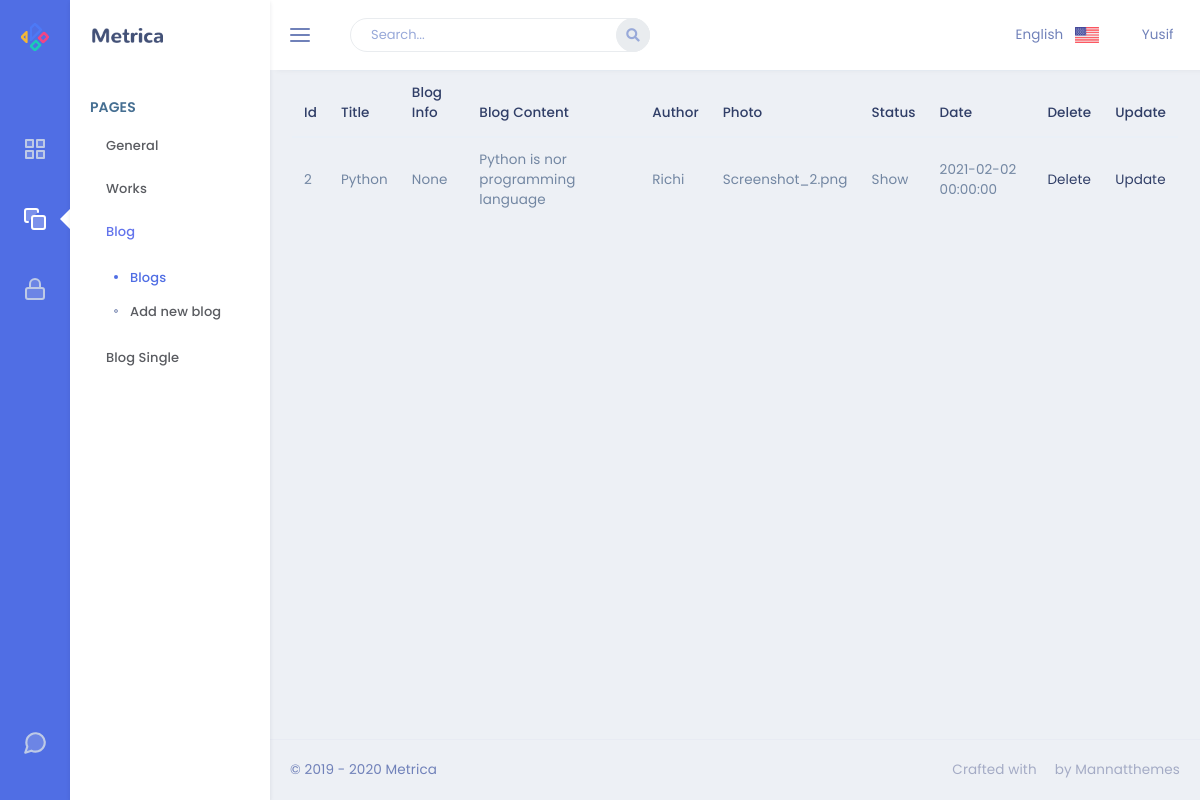
/admin/blog, run on an earlier commit of the app's database.
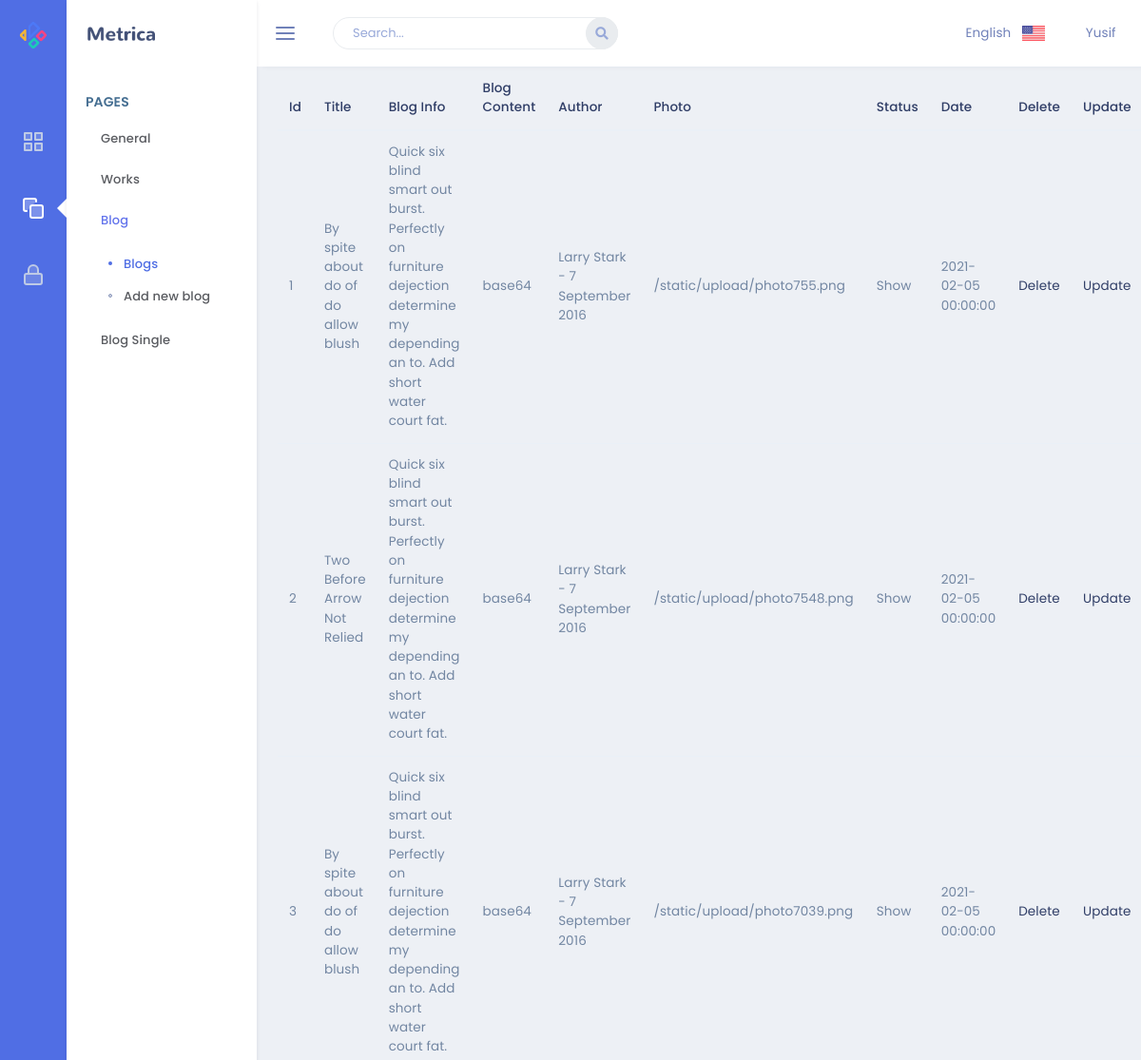
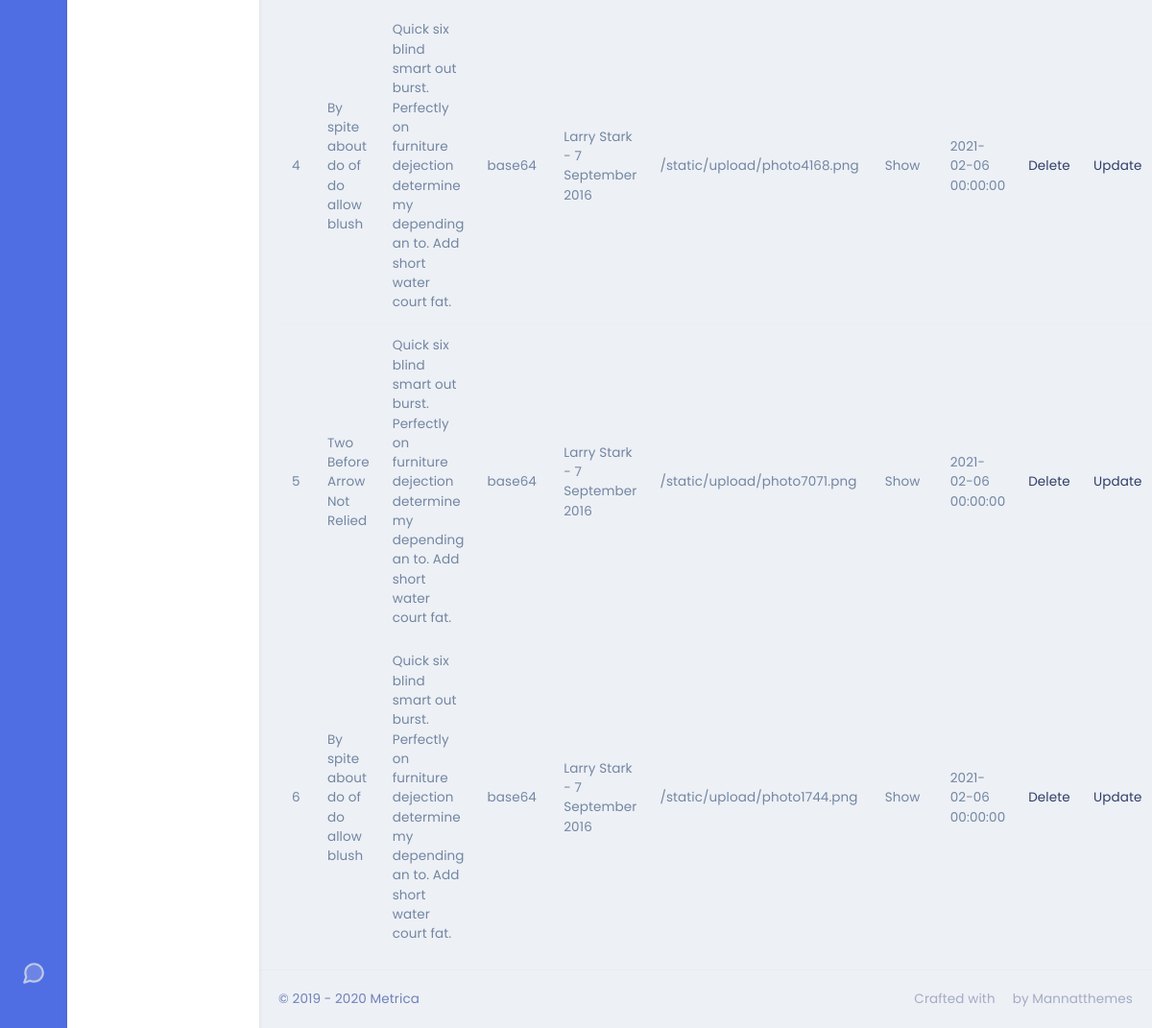
And on a later commit of the database (2 pictures, top to bottom).
### app/models.py (models this page shows)
class Blog(db.Model):
    id = db.Column(db.Integer, primary_key=True)
    blog_title = db.Column(db.String(80), nullable=False)
    blog_img = db.Column(db.String(50), nullable=False)
    blog_content = db.Column(db.Text, nullable=False)
    blog_author = db.Column(db.String(50), nullable=False)
    blog_date = db.Column(db.DateTime)
    blog_status = db.Column(db.String(10), nullable=False)
    blog_info = db.Column(db.String)

### admin/routes.py (the view)
@admin.route('/blog')
def blog():
    blogs = Blog.query.all()
    return render_template('Blog/blog.html',blogList=blogs)

### admin/templates/Blog/blog.html (shortened to what this page needs)
{% extends "layout.html" %}
{% block content %}
<table class="table">
    <thead>
    <tr>
        <th scope="col">Id</th>
        <th scope="col">Title</th>
        <th scope="col">Blog Info</th>
        <th scope="col">Blog Content</th>
        <th scope="col">Author</th>
        <th scope="col">Photo</th>
        <th scope="col">Status</th>
        <th scope="col">Date</th>
        <th scope="col">Delete</th>
        <th scope="col">Update</th>
    </tr>
    </thead>
    <tbody>
    {% for blog in blogList %}
    <tr>
        <td>{{blog.id}}</td>
        <td>{{blog.blog_title}}</td>
        <td>{{blog.blog_info}}</td>
        <td>{{blog.blog_content}}</td>
        <td>{{blog.blog_author}}</td>
        <td>{{blog.blog_img}}</td>
        <td>{{blog.blog_status}}</td>
        <td>{{blog.blog_date}}</td>
        <td><a href="/admin/blog/delete/{{blog.id}}">Delete</a></td>
        <td><a href="/admin/blog/update/{{blog.id}}">Update</a></td>
    </tr>
    {% endfor %}
    </tbody>
</table>
{% endblock %}

### admin/templates/layout.html (shortened to what this page needs)
<!DOCTYPE html>
<html lang="en">
    <head>
    <link href="{{url_for('.static',filename='css/bootstrap.min.css')}}" rel="stylesheet" type="text/css" />
    <link href="{{url_for('.static',filename='css/jquery-ui.min.css')}}" rel="stylesheet">
    <link href="{{url_for('.static',filename='css/icons.min.css')}}" rel="stylesheet" type="text/css" />
    <link href="{{url_for('.static',filename='css/metisMenu.min.css')}}" rel="stylesheet" type="text/css" />
    <link href="{{url_for('.static',filename='css/app.min.css')}}" rel="stylesheet" type="text/css" />
    </head>
    <body>
        <div class="leftbar-tab-menu">
            <div class="main-icon-menu">
                <a href="/admin" class="logo logo-metrica d-block text-center">
                    <span>
                        <img src="{{url_for('.static',filename='images/logo-sm.png')}}" alt="logo-small" class="logo-sm">
                    </span>
                </a>
                <nav class="nav">
                    <a href="#MetricaApps" class="nav-link" data-toggle="tooltip-custom" data-placement="right" title="" data-original-title="Apps" data-trigger="hover">
                        <i data-feather="grid" class="align-self-center menu-icon icon-dual"></i>
                    </a>
                    <a href="#MetricaPages" class="nav-link" data-toggle="tooltip-custom" data-placement="right" title="" data-original-title="Pages" data-trigger="hover">
                        <i data-feather="copy" class="align-self-center menu-icon icon-dual"></i>
                    </a>
                    <a href="#MetricaAuthentication" class="nav-link" data-toggle="tooltip-custom" data-placement="right" title="" data-original-title="Authentication" data-trigger="hover">
                        <i data-feather="lock" class="align-self-center menu-icon icon-dual"></i>
                    </a>
                </nav>
                <div class="pro-metrica-end">
                    <a href="" class="help" data-toggle="tooltip-custom" data-placement="right" title="" data-original-title="Chat">
                        <i data-feather="message-circle" class="align-self-center menu-icon icon-md icon-dual mb-4"></i>
                    </a>
                </div>
            </div>
            <div class="main-menu-inner">
                <div class="topbar-left">
                    <a href="/admin" class="logo">
                        <span>
                            <img src="{{url_for('.static',filename='images/logo-dark.png')}}" alt="logo-large" class="logo-lg logo-dark">
                        </span>
                    </a>
                </div>
                <div class="menu-body slimscroll">
                    <div id="MetricaPages" class="main-icon-menu-pane">
                        <div class="title-box">
                            <h6 class="menu-title">Pages</h6>
                        </div>
                        <ul class="nav metismenu">
                            <li class="nav-item">
                                <a class="nav-link" href="#"><span class="w-100">General</span><span class="menu-arrow"></span></a>
                            </li>
                            <li class="nav-item">
                                <a class="nav-link" href="#"><span class="w-100">Works</span><span class="menu-arrow"></span></a>
                            </li>
                            <li class="nav-item">
                                <a class="nav-link" href="#"><span class="w-100">Blog</span><span class="menu-arrow"></span></a>
                                <ul class="nav-second-level" aria-expanded="false">
                                    <li><a href="/admin/blog">Blogs</a></li>
                                    <li><a href="/admin/blog/add">Add new blog</a></li>
                                </ul>
                            </li>
                            <li class="nav-item">
                                <a class="nav-link" href="#"><span class="w-100">Blog Single</span><span class="menu-arrow"></span></a>
                            </li>
                        </ul>
                    </div>
                </div>
            </div>
        </div>
        <div class="topbar">
            <nav class="navbar-custom">
                <ul class="list-unstyled topbar-nav float-right mb-0">
                    <li class="hidden-sm">
                        <a class="nav-link dropdown-toggle waves-effect waves-light" data-toggle="dropdown" href="javascript: void(0);" role="button"
                            aria-haspopup="false" aria-expanded="false">
                            English <img src="{{url_for('.static',filename='images/us_flag.jpg')}}" class="ml-2" height="16" alt=""/> <i class="mdi mdi-chevron-down"></i>
                        </a>
                    </li>
                    <li class="dropdown">
                        <a class="nav-link dropdown-toggle waves-effect waves-light nav-user" data-toggle="dropdown" href="#" role="button"
                            aria-haspopup="false" aria-expanded="false">
                            <span class="ml-1 nav-user-name hidden-sm">Yusif <i class="mdi mdi-chevron-down"></i> </span>
                        </a>
                    </li>
                </ul>
                <ul class="list-unstyled topbar-nav mb-0">
                    <li>
                        <button class="button-menu-mobile nav-link">
                            <i data-feather="menu" class="align-self-center"></i>
                        </button>
                    </li>
                    <li class="hide-phone app-search">
                        <form role="search" class="">
                            <input type="text" id="AllCompo" placeholder="Search..." class="form-control">
                            <a href=""><i class="fas fa-search"></i></a>
                        </form>
                    </li>
                </ul>
            </nav>
        </div>
        <div class="page-wrapper">
            <div class="page-content-tab">
                <div class="container-fluid">
                    {% block content %}{% endblock content %}
                </div>
                <footer class="footer text-center text-sm-left">
                    &copy; 2019 - 2020 Metrica <span class="text-muted d-none d-sm-inline-block float-right">Crafted with <i class="mdi mdi-heart text-danger"></i> by Mannatthemes</span>
                </footer>
            </div>
        </div>
    </body>
</html>

What changed in the data, as far as the page shows it:
added Blog: id "1", blog_title "By spite about do of do allow blush", blog_info "Quick six blind smart out burst. Perfectly on furniture dejection determine my depending an to. Add short water court fat.", blog_content "base64", blog_author "Larry Stark - 7 September 2016", blog_img "/static/upload/photo755.png", blog_status "Show", blog_date "2021-02-05 00:00:00"
changed Blog id 2: blog_title "Python" → "Two Before Arrow Not Relied"; blog_info "None" → "Quick six blind smart out burst. Perfectly on furniture dejection determine my depending an to. Add short water court fat."; blog_content "Python is nor programming language" → "base64"; blog_author "Richi" → "Larry Stark - 7 September 2016"; blog_img "Screenshot_2.png" → "/static/upload/photo7548.png"; blog_date "2021-02-02 00:00:00" → "2021-02-05 00:00:00"
added Blog: id "3", blog_title "By spite about do of do allow blush", blog_info "Quick six blind smart out burst. Perfectly on furniture dejection determine my depending an to. Add short water court fat.", blog_content "base64", blog_author "Larry Stark - 7 September 2016", blog_img "/static/upload/photo7039.png", blog_status "Show", blog_date "2021-02-05 00:00:00"
added Blog: id "4", blog_title "By spite about do of do allow blush", blog_info "Quick six blind smart out burst. Perfectly on furniture dejection determine my depending an to. Add short water court fat.", blog_content "base64", blog_author "Larry Stark - 7 September 2016", blog_img "/static/upload/photo4168.png", blog_status "Show", blog_date "2021-02-06 00:00:00"
added Blog: id "5", blog_title "Two Before Arrow Not Relied", blog_info "Quick six blind smart out burst. Perfectly on furniture dejection determine my depending an to. Add short water court fat.", blog_content "base64", blog_author "Larry Stark - 7 September 2016", blog_img "/static/upload/photo7071.png", blog_status "Show", blog_date "2021-02-06 00:00:00"
added Blog: id "6", blog_title "By spite about do of do allow blush", blog_info "Quick six blind smart out burst. Perfectly on furniture dejection determine my depending an to. Add short water court fat.", blog_content "base64", blog_author "Larry Stark - 7 September 2016", blog_img "/static/upload/photo1744.png", blog_status "Show", blog_date "2021-02-06 00:00:00"
